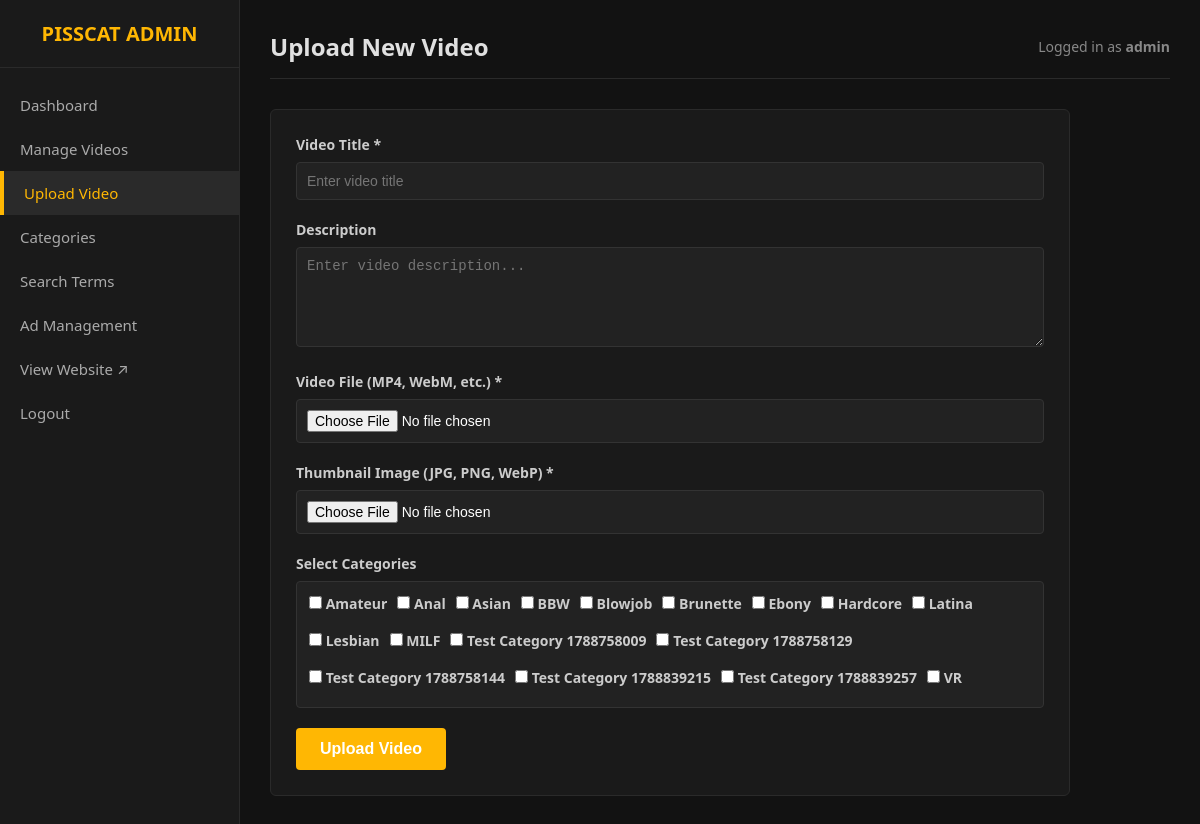
/admin/upload.php (signed in), run on an earlier commit of the app's database.
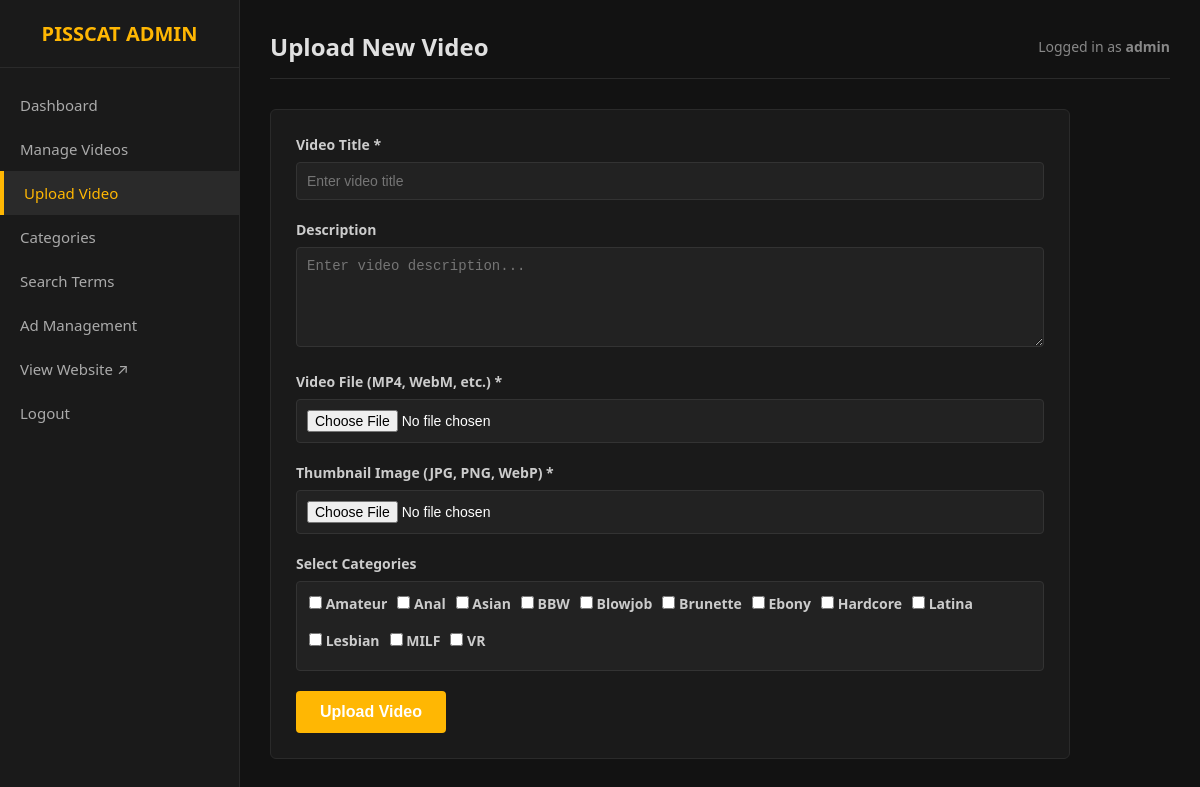
And on a later commit of the database.
### tables this page shows
CREATE TABLE categories (
            id INTEGER PRIMARY KEY AUTOINCREMENT,
            name TEXT UNIQUE NOT NULL,
            slug TEXT UNIQUE NOT NULL,
            created_at DATETIME DEFAULT CURRENT_TIMESTAMP
        );

### admin/upload.php (the view, shortened to what this page needs)
<?php
require_once __DIR__ . '/header.php';
$pdo = getDB();
$categories = $pdo->query("SELECT * FROM categories ORDER BY name ASC")->fetchAll();
?>
<div style="max-width: 800px;">
    <form action="upload.php" method="POST" enctype="multipart/form-data" style="background: #1a1a1a; padding: 25px; border-radius: 6px; border: 1px solid #2a2a2a;">
        <div class="form-group">
            <label for="title">Video Title *</label>
            <input type="text" id="title" name="title" class="form-control" required placeholder="Enter video title">
        </div>
        <div class="form-group">
            <label for="description">Description</label>
            <textarea id="description" name="description" class="form-control" placeholder="Enter video description..."></textarea>
        </div>
        <div class="form-group">
            <label for="video_file">Video File (MP4, WebM, etc.) *</label>
            <input type="file" id="video_file" name="video_file" class="form-control" accept="video/*" required>
        </div>
        <div class="form-group">
            <label for="thumbnail_file">Thumbnail Image (JPG, PNG, WebP) *</label>
            <input type="file" id="thumbnail_file" name="thumbnail_file" class="form-control" accept="image/*" required>
        </div>
        <div class="form-group">
            <label>Select Categories</label>
            <div class="checkbox-group">
                <?php if (empty($categories)): ?>
                    <p style="color: #888; font-size: 13px;">No categories created yet. <a href="categories.php" style="color: #ff3366;">Add categories first</a>.</p>
                <?php else: ?>
                    <?php foreach ($categories as $cat): ?>
                        <label class="checkbox-label">
                            <input type="checkbox" name="categories[]" value="<?= $cat['id'] ?>">
                            <?= htmlspecialchars($cat['name']) ?>
                        </label>
                    <?php endforeach; ?>
                <?php endif; ?>
            </div>
        </div>
        <button type="submit" class="btn btn-primary" style="padding: 12px 24px; font-size: 16px;">Upload Video</button>
    </form>
</div>
<?php require_once __DIR__ . '/footer.php'; ?>

What changed in the data, as far as the page shows it:
removed categories: name "Test Category 1788758009"
removed categories: name "Test Category 1788758129"
removed categories: name "Test Category 1788758144"
removed categories: name "Test Category 1788839215"
removed categories: name "Test Category 1788839257"
